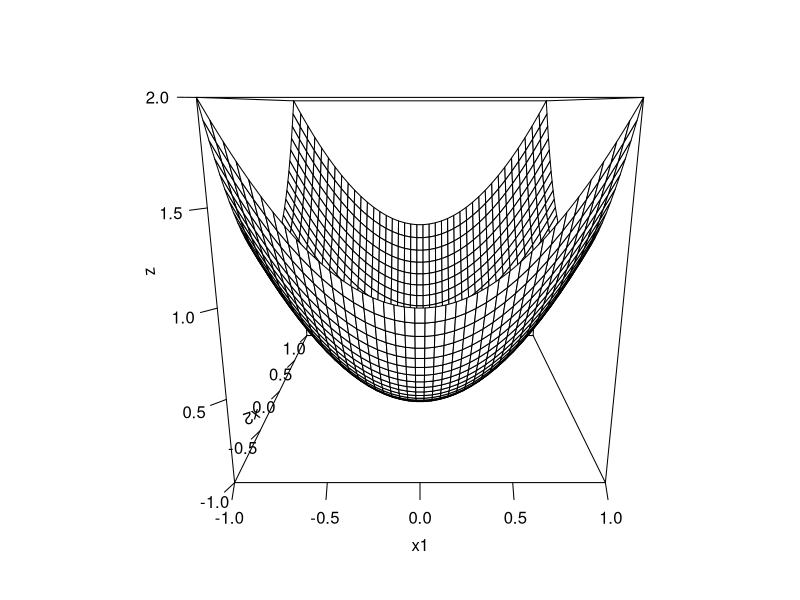
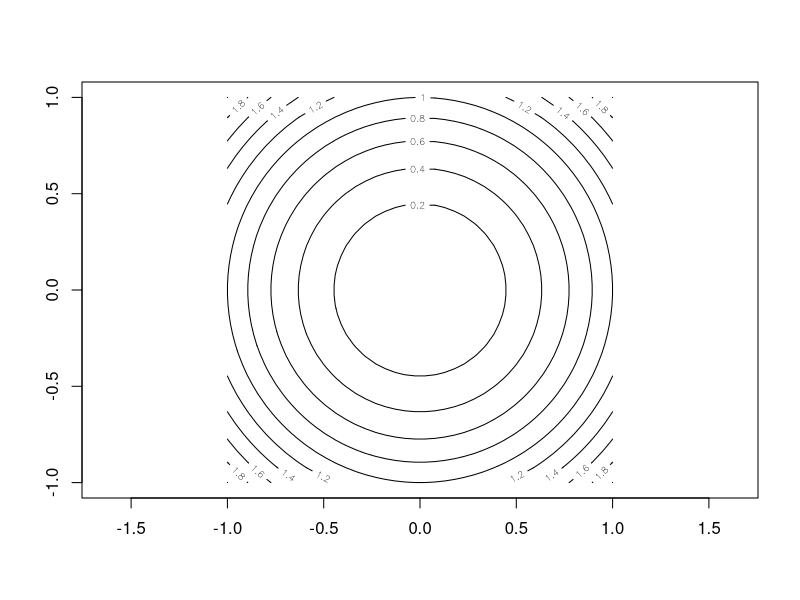
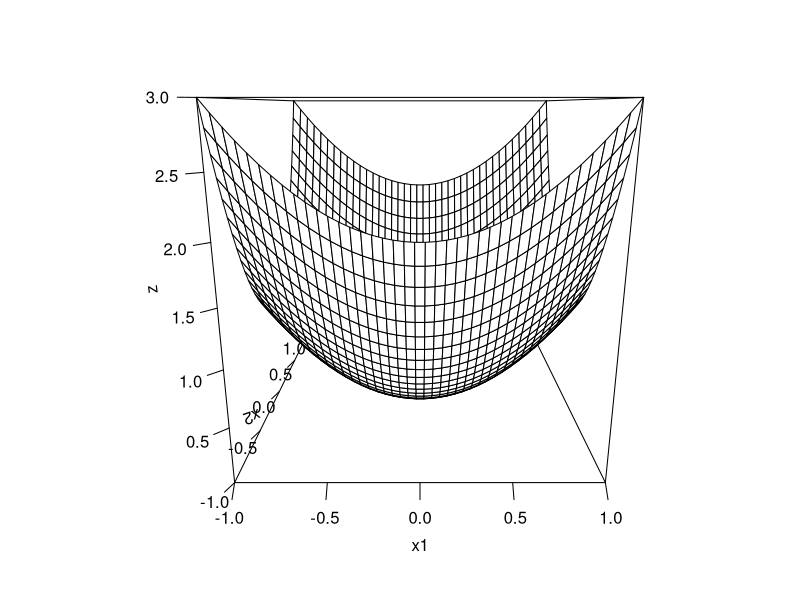
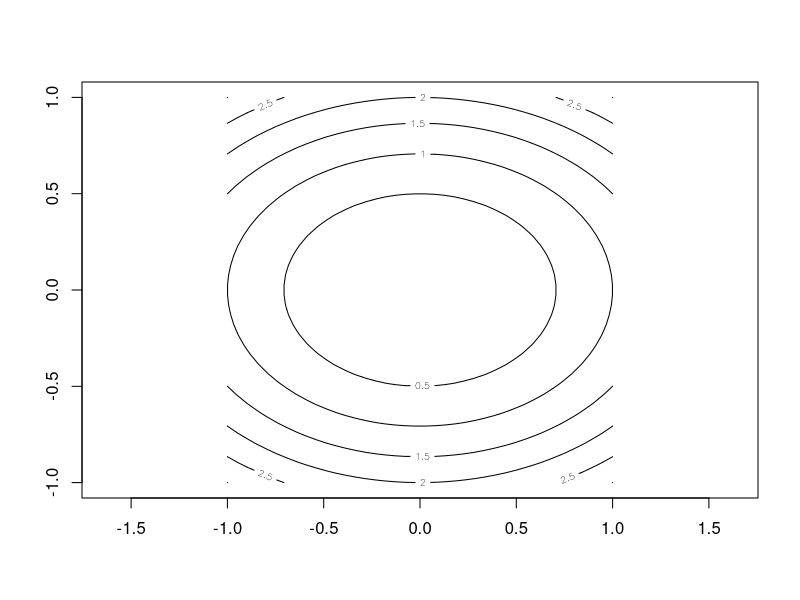
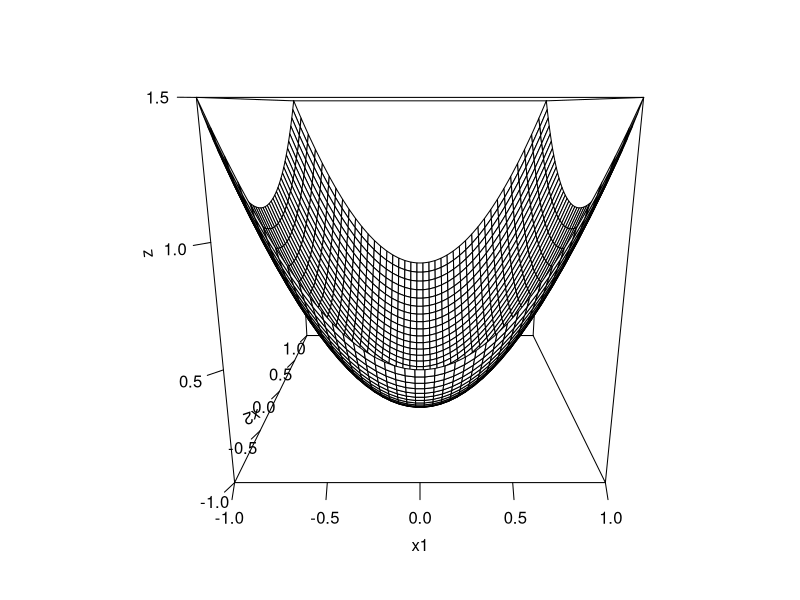
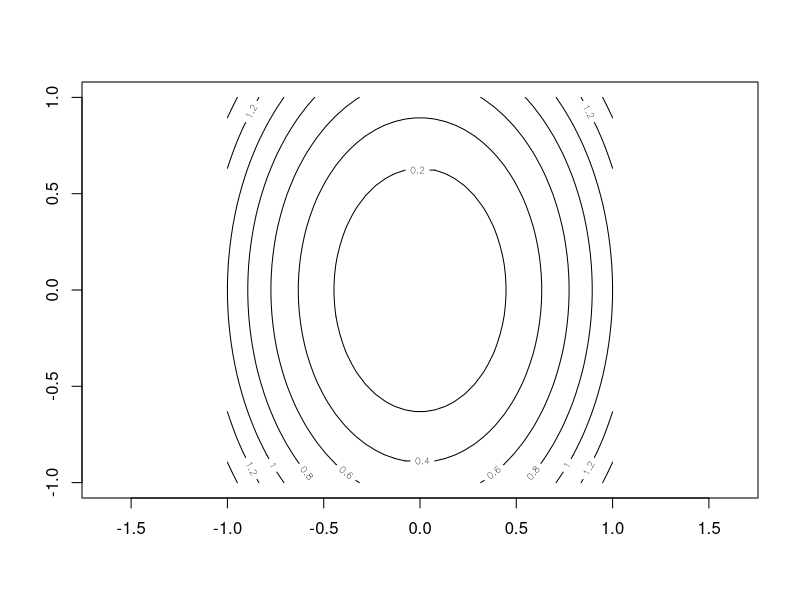
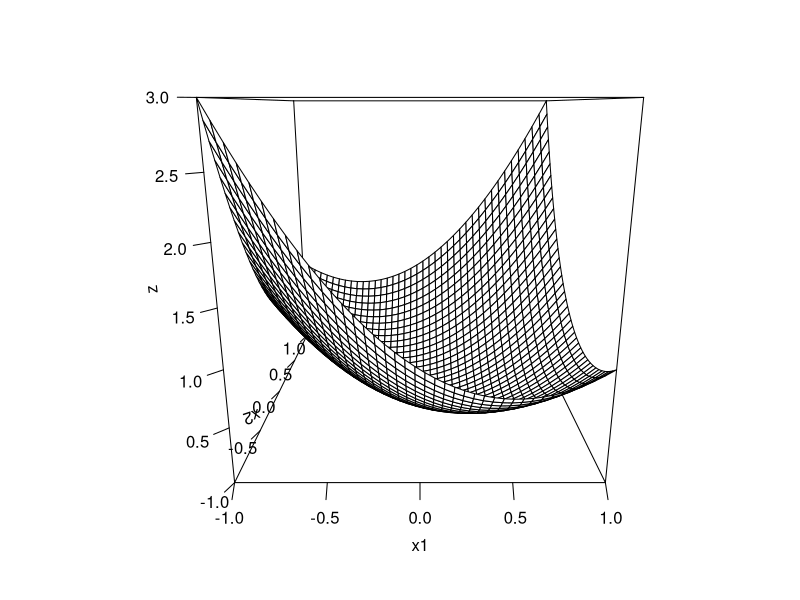
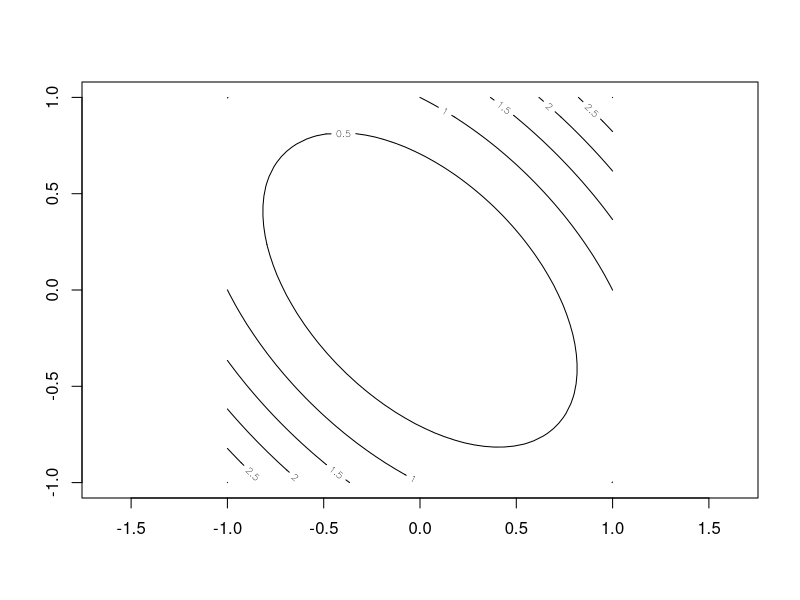

Write the R code that produced these figures, in order.
###Exercise 3

remove(list = ls())

x1 = seq(-1,1,le=40)
x2=x1

# i)

A1=matrix(c(1,0,0,1),2,2)
f= function(v1,v2)
{
  A1[1,1]*v1^2+A1[2,2]*v2^2+2*A1[1,2]*v1*v2
}
resouter=outer(x1,x2,f)
persp(x1,x2,asp = 1,resouter,ticktype="detailed", zlab = "z")
contour(x1,x2,resouter,asp = 1)

# ii)

A2=matrix(c(1,0,0,2),2,2)
f= function(v1,v2)
{
  A2[1,1]*v1^2+A2[2,2]*v2^2+2*A2[1,2]*v1*v2
}
resouter=outer(x1,x2,f)
persp(x1,x2,asp = 1,resouter,ticktype="detailed", zlab = "z")
contour(x1,x2,resouter,asp=1)

###  iii)

A3=matrix(c(1,0,0,0.5),2,2)
f= function(v1,v2)
{
  A3[1,1]*v1^2+A3[2,2]*v2^2+2*A3[1,2]*v1*v2
}
resouter=outer(x1,x2,f)
persp(x1,x2,asp = 1,resouter,ticktype="detailed", zlab = "z")
contour(x1,x2,resouter,asp=1)

###  iv)

A4=matrix(c(1,0.5,0.5,1),2,2)
f= function(v1,v2)
{
  A4[1,1]*v1^2+A4[2,2]*v2^2+2*A4[1,2]*v1*v2
}
resouter=outer(x1,x2,f)
persp(x1,x2,asp = 1,resouter,ticktype="detailed", zlab = "z")
contour(x1,x2,resouter,asp=1)


###  v)

A5=matrix(c(1,0.8,0.8,1),2,2)
f= function(v1,v2)
{
  A5[1,1]*v1^2+A5[2,2]*v2^2+2*A5[1,2]*v1*v2
}
resouter=outer(x1,x2,f)
persp(x1,x2,asp = 1,resouter,ticktype="detailed", zlab = "z")
contour(x1,x2,resouter,asp=1)

###  vi)

A6=matrix(c(1,-0.5,-0.5,1),2,2)
f= function(v1,v2)
{
  A6[1,1]*v1^2+A6[2,2]*v2^2+2*A6[1,2]*v1*v2
}
resouter=outer(x1,x2,f)
persp(x1,x2,asp = 1,resouter,ticktype="detailed", zlab = "z")
contour(x1,x2,resouter,asp=1)

###  vii)

A7 = solve(A5)
f= function(v1,v2)
{
  A7[1,1]*v1^2+A7[2,2]*v2^2+2*A7[1,2]*v1*v2
}
resouter=outer(x1,x2,f)
persp(x1,x2,asp = 1,resouter,ticktype="detailed", zlab = "z")
contour(x1,x2,resouter,asp=1)

###  viii)

A8 = solve(A6)
f= function(v1,v2)
{
  A8[1,1]*v1^2+A8[2,2]*v2^2+2*A8[1,2]*v1*v2
}
resouter=outer(x1,x2,f)
persp(x1,x2,asp = 1,resouter,ticktype="detailed", zlab = "z")
contour(x1,x2,resouter,asp=1)


